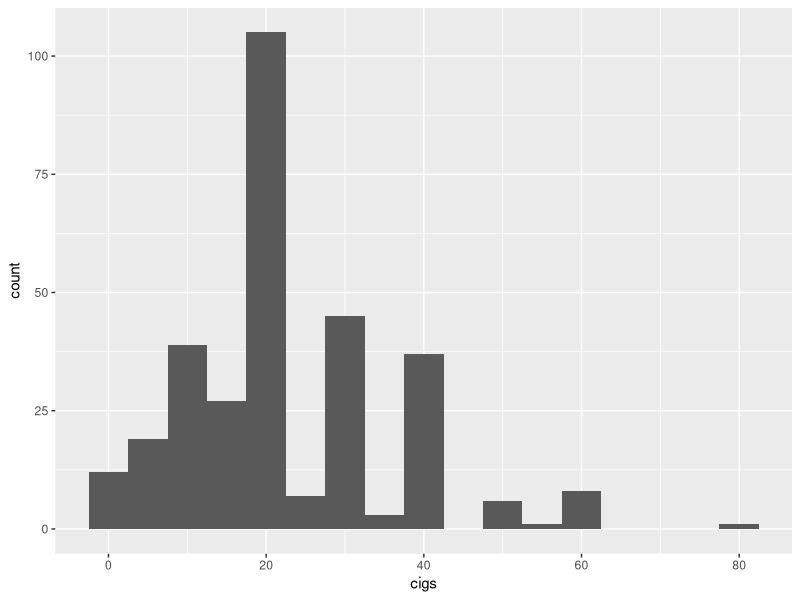

Source code (R):
## ---- chunk 1
knitr::opts_chunk$set(echo = TRUE)
library(tidyverse)
## ---- chunk 2
data <- read.csv("cigarettes.txt", header = T, sep = " ")
## ---- chunk 3
ggplot(data, aes(x=cigs)) + geom_histogram(binwidth = 5)
## ---- chunk 4
library(mgcv)
## ---- chunk 5
model <- gam(cigs ~ educ + s(cigpric) + white + s(age) + s(income) + restaurn, data = data, family = poisson)
summary(model)
## ---- chunk 6
cor(data$age, data$cigs)
## ---- chunk 7
model <- gam(cigs ~ educ + s(cigpric) + white + s(age) + (income) + restaurn, data = data, family = poisson)
summary(model)
AIC(model)
## ---- chunk 8
model <- gam(cigs ~ educ + s(cigpric) + white + s(age) + log(income) + restaurn, data = data, family = poisson())
summary(model)
AIC(model)
## ---- chunk 9
model_wo_price <- gam(cigs ~ educ + s(cigpric) + white + s(age) + restaurn, data = data, family = poisson)

test <- anova.gam(model_wo_price, model, test = "LRT")
print(test)
